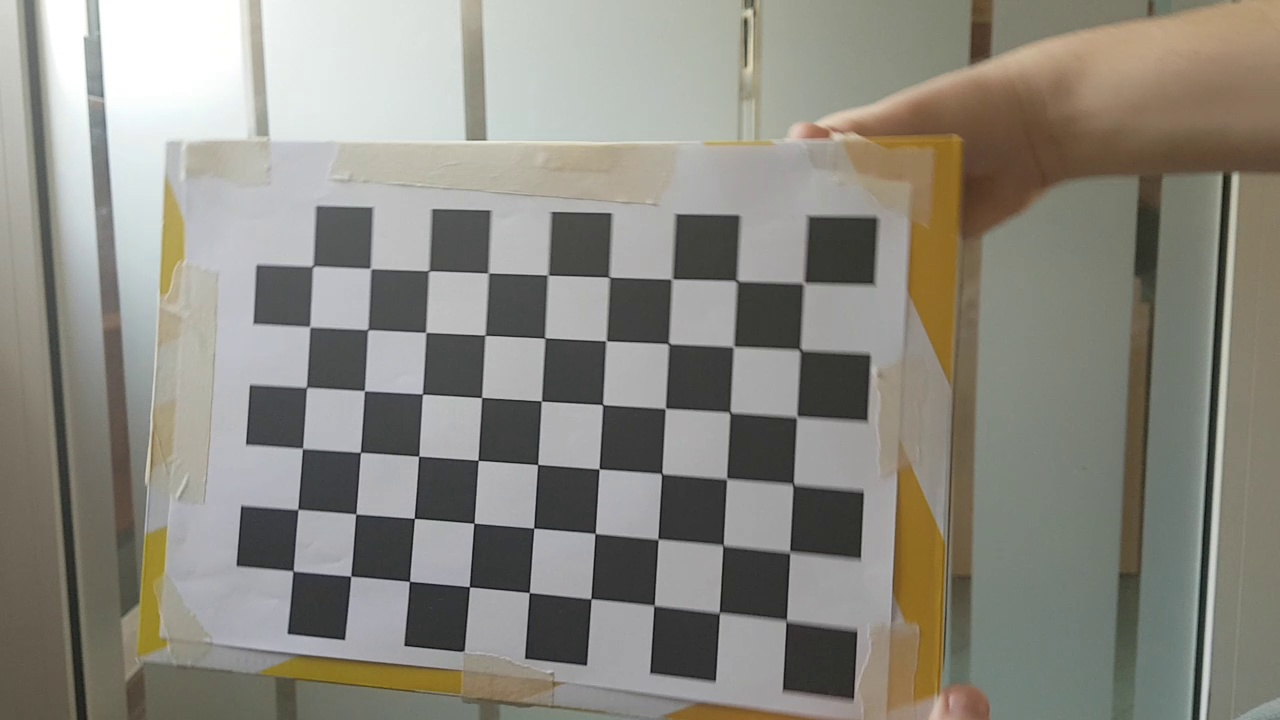
#> input picture media/camera_calibration_frames/Frame_100.jpg, 1280 x 720 px, given in place of Frame_93.jpg, which was not available
$ python camera_calibration.py
#> lines starting #> are read from the running program, lines starting #| are printed output that depends on the picture; after the words box and inside, x2 and y2 are one past the last pixel; in counts of white or black regions, pixels touching at a corner belong together; pictures that were not available may be replaced by others from this repository, and a replacement may not be noted
import numpy as np
import cv2

frames = [93, 145, 177, 202, 229, 247, 263, 276, 293, 309, 320]

# termination criteria
criteria = (cv2.TERM_CRITERIA_EPS + cv2.TERM_CRITERIA_MAX_ITER, 30, 0.001)

# prepare object points, like (0,0,0), (1,0,0), (2,0,0) ....,(6,5,0)
objp = np.zeros((9*6,3), np.float32)
objp[:,:2] = np.mgrid[0:9,0:6].T.reshape(-1,2)

# Arrays to store object points and image points from all the images.
objpoints = [] # 3d point in real world space
imgpoints = [] # 2d points in image plane.

for f in frames:#range(0, 388)
    img = cv2.imread("../media/camera_calibration_frames/Frame_" + str(f) + ".jpg")
#> img is the input picture: shape (720, 1280, 3); mean B, G, R 128.8, 137.4, 139.6
    gray = cv2.cvtColor(img,cv2.COLOR_BGR2GRAY)
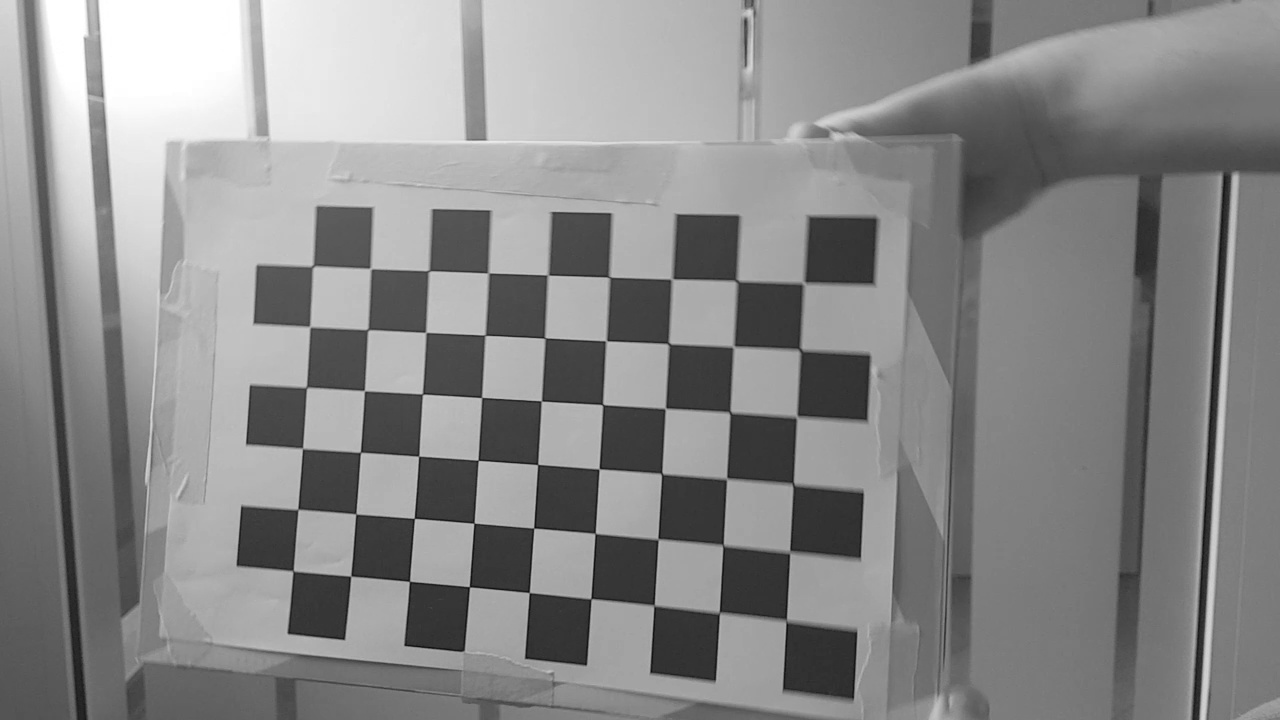
#> gray: shape (720, 1280); min 11, max 255, mean 137

    ret, corners = cv2.findChessboardCorners(gray, (9,6), None)
#> ret = True; corners = 54 rows, first 8: [786.2, 620.1], [719.2, 612.5], [654.1, 605.3], [590.9, 598.7], [529.1, 592.6], [469.5, 586.9], [409.5, 581.3], [350.7, 576.1]
    if ret:
        objpoints.append(objp)

        corners2 = cv2.cornerSubPix(gray, corners, (11, 11), (-1, -1), criteria)
#> corners2 = 54 rows, first 8: [786.2, 620.6], [719.3, 612.7], [654, 605.4], [590.9, 598.7], [529.3, 592.5], [469.4, 586.7], [409.4, 581.4], [350.7, 576.1]
        imgpoints.append(corners2)

        # Draw and display the corners
        img = cv2.drawChessboardCorners(img, (9, 6), corners2, ret)
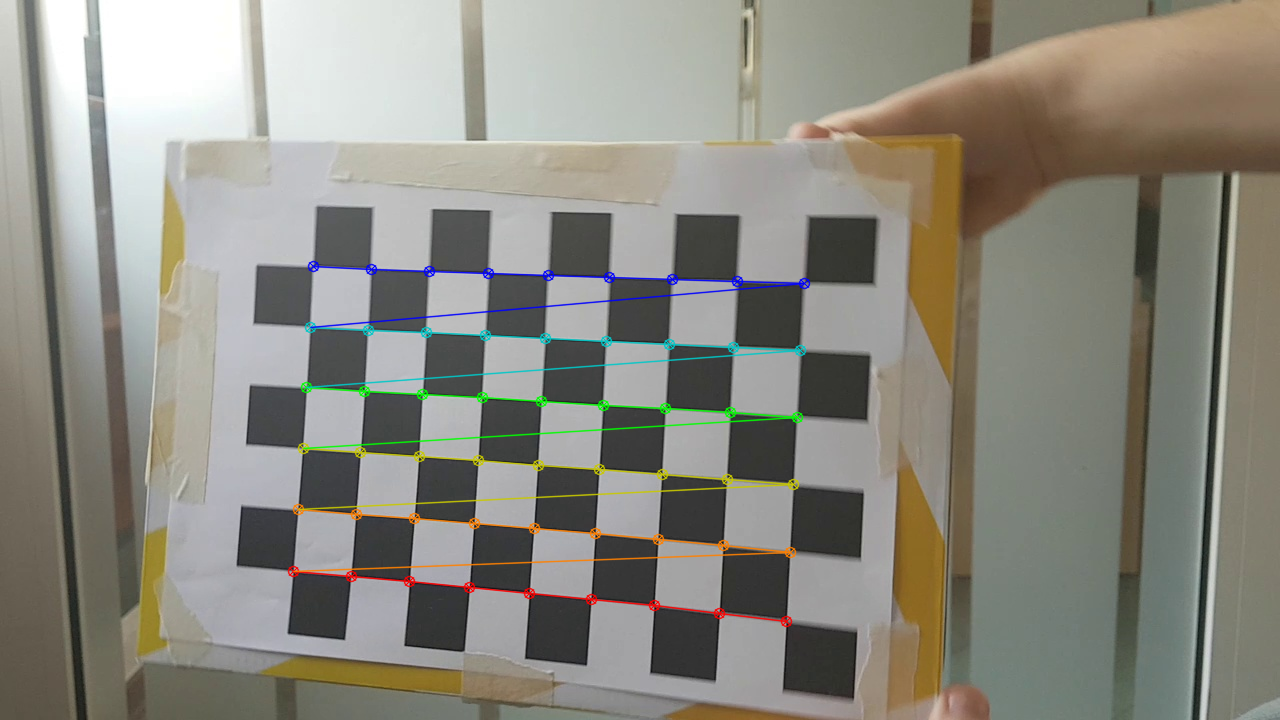
#> img: shape (720, 1280, 3); 2.24% of pixels changed, all inside (x1, y1, x2, y2) = (287, 260, 811, 628)
        cv2.imshow('img', img)
#> pass 2 of the loop `for f in frames:#range(0, 388)`:
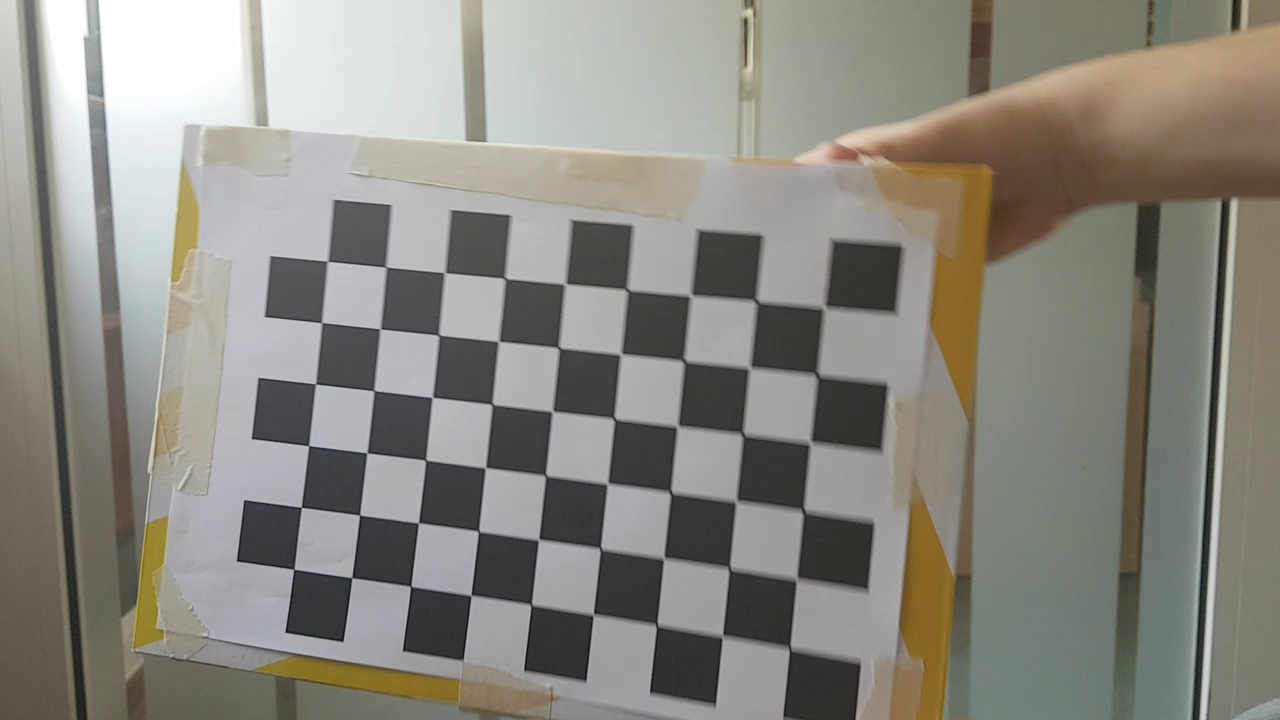
#> input picture media/camera_calibration_frames/Frame_102.jpg, 1280 x 720 px, given in place of Frame_145.jpg, which was not available
#> img is the input picture: shape (720, 1280, 3); mean B, G, R 128.7, 137.1, 138.8
#> `gray = cv2.cvtColor(img,cv2.COLOR_BGR2GRAY)`:
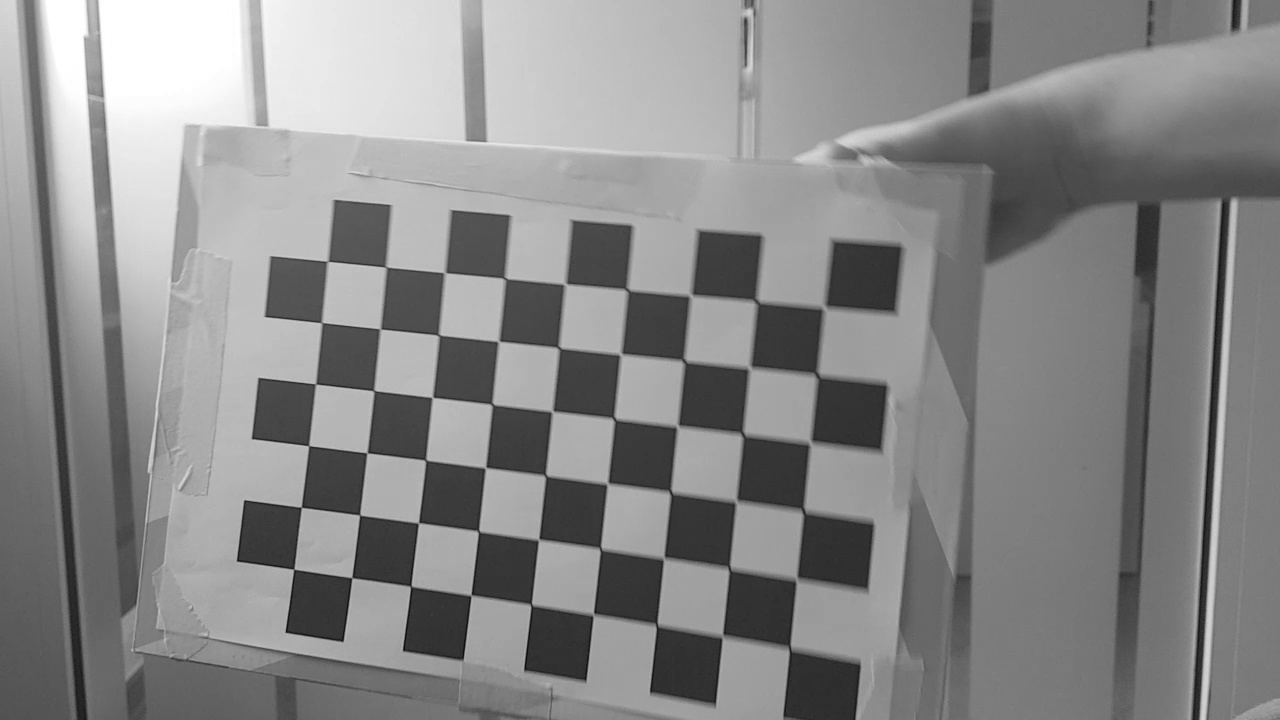
#> gray: shape (720, 1280); min 8, max 255, mean 136.6
#> corners = 54 rows, first 8: [790.2, 650.1], [722.2, 636.2], [656.6, 625], [593.2, 615.2], [531.4, 604.2], [471.1, 595.4], [410.7, 586.4], [351.6, 577.6]
#> corners2 = 54 rows, first 8: [789.6, 648.3], [722.4, 636.1], [656.6, 624.9], [593.3, 614.4], [531.3, 604.7], [471.1, 595.3], [410.7, 586.3], [351.8, 577.7]
#> `img = cv2.drawChessboardCorners(img, (9, 6), corners2, ret)`:
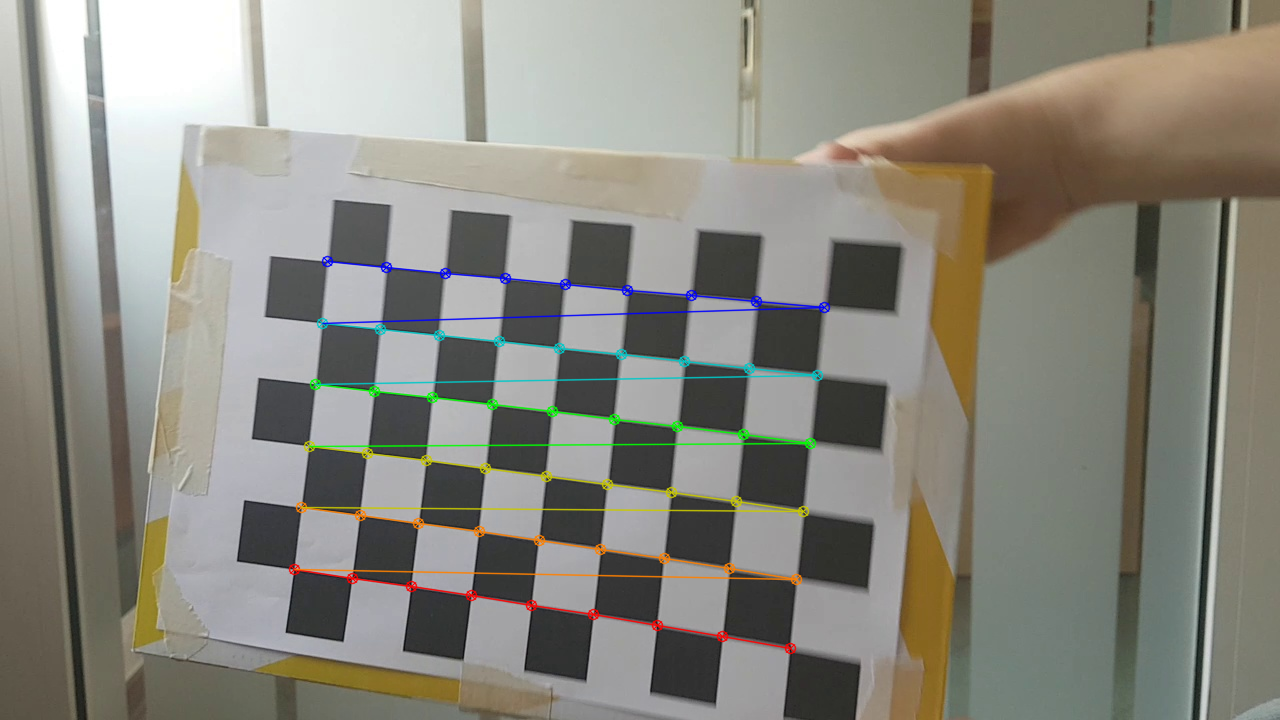
#> img: shape (720, 1280, 3); 2.26% of pixels changed, all inside (x1, y1, x2, y2) = (288, 255, 831, 655)
#> (the run stopped early here; a loop or call above may not have finished)
